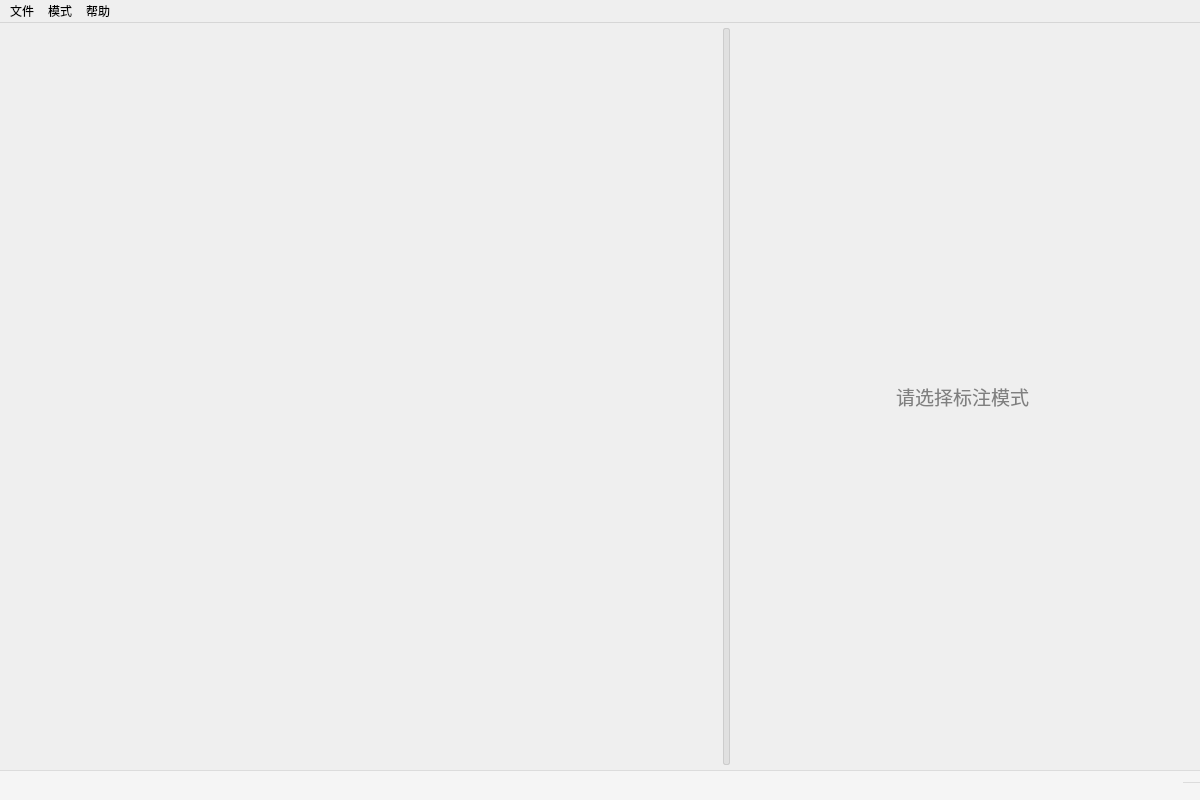
<?xml version="1.0" encoding="UTF-8"?>
<ui version="4.0">
 <class>DatasetMaker</class>
 <widget class="QMainWindow" name="DatasetMaker">
  <property name="geometry">
   <rect>
    <x>0</x>
    <y>0</y>
    <width>1200</width>
    <height>800</height>
   </rect>
  </property>
  <property name="sizePolicy">
   <sizepolicy hsizetype="Expanding" vsizetype="Expanding">
    <horstretch>0</horstretch>
    <verstretch>0</verstretch>
   </sizepolicy>
  </property>
  <property name="windowTitle">
   <string>DatasetMaker</string>
  </property>
  <property name="styleSheet">
   <string notr="true">* {
      font-family: 'Segoe UI', 'Microsoft YaHei', sans-serif;
    }</string>
  </property>
  <widget class="QWidget" name="centralwidget">
   <property name="sizePolicy">
    <sizepolicy hsizetype="Expanding" vsizetype="Expanding">
     <horstretch>0</horstretch>
     <verstretch>0</verstretch>
    </sizepolicy>
   </property>
   <layout class="QHBoxLayout" name="mainLayout">
    <property name="spacing">
     <number>5</number>
    </property>
    <property name="leftMargin">
     <number>5</number>
    </property>
    <property name="topMargin">
     <number>5</number>
    </property>
    <property name="rightMargin">
     <number>5</number>
    </property>
    <property name="bottomMargin">
     <number>5</number>
    </property>
    <item>
     <widget class="QSplitter" name="mainSplitter">
      <property name="sizePolicy">
       <sizepolicy hsizetype="Expanding" vsizetype="Expanding">
        <horstretch>0</horstretch>
        <verstretch>0</verstretch>
       </sizepolicy>
      </property>
      <property name="minimumSize">
       <size>
        <width>800</width>
        <height>600</height>
       </size>
      </property>
      <property name="styleSheet">
       <string notr="true">QSplitter::handle {
    background: #e0e0e0;
    border: 1px solid #cccccc;
    border-radius: 2px;
}</string>
      </property>
      <property name="orientation">
       <enum>Qt::Horizontal</enum>
      </property>
      <property name="handleWidth">
       <number>5</number>
      </property>
      <widget class="leftPart" name="leftContainer" native="true">
       <property name="sizePolicy">
        <sizepolicy hsizetype="Expanding" vsizetype="Expanding">
         <horstretch>7</horstretch>
         <verstretch>0</verstretch>
        </sizepolicy>
       </property>
      </widget>
      <widget class="QStackedWidget" name="rightStack">
       <property name="sizePolicy">
        <sizepolicy hsizetype="Expanding" vsizetype="Expanding">
         <horstretch>3</horstretch>
         <verstretch>0</verstretch>
        </sizepolicy>
       </property>
       <property name="minimumSize">
        <size>
         <width>300</width>
         <height>0</height>
        </size>
       </property>
       <property name="currentIndex">
        <number>0</number>
       </property>
       <widget class="QWidget" name="tipWidget">
        <property name="sizePolicy">
         <sizepolicy hsizetype="Expanding" vsizetype="Expanding">
          <horstretch>0</horstretch>
          <verstretch>0</verstretch>
         </sizepolicy>
        </property>
        <layout class="QVBoxLayout" name="tipLayout">
         <item>
          <spacer name="verticalSpacer">
           <property name="orientation">
            <enum>Qt::Vertical</enum>
           </property>
           <property name="sizeHint" stdset="0">
            <size>
             <width>20</width>
             <height>100</height>
            </size>
           </property>
          </spacer>
         </item>
         <item>
          <widget class="QLabel" name="tip">
           <property name="text">
            <string>&lt;html&gt;&lt;head/&gt;&lt;body&gt;&lt;p align=&quot;center&quot;&gt;&lt;span style=&quot; font-size:14pt; color:#808080;&quot;&gt;请选择标注模式&lt;/span&gt;&lt;/p&gt;&lt;/body&gt;&lt;/html&gt;</string>
           </property>
           <property name="alignment">
            <set>Qt::AlignCenter</set>
           </property>
          </widget>
         </item>
         <item>
          <spacer name="verticalSpacer_2">
           <property name="orientation">
            <enum>Qt::Vertical</enum>
           </property>
           <property name="sizeHint" stdset="0">
            <size>
             <width>20</width>
             <height>100</height>
            </size>
           </property>
          </spacer>
         </item>
        </layout>
       </widget>
       <widget class="cls" name="clsWidget"/>
       <widget class="detection" name="detectionWidget"/>
      </widget>
     </widget>
    </item>
   </layout>
  </widget>
  <widget class="QMenuBar" name="menubar">
   <property name="geometry">
    <rect>
     <x>0</x>
     <y>0</y>
     <width>1200</width>
     <height>28</height>
    </rect>
   </property>
   <widget class="QMenu" name="file">
    <property name="title">
     <string>文件</string>
    </property>
    <widget class="QMenu" name="saveMode">
     <property name="title">
      <string>保存格式</string>
     </property>
     <addaction name="yolo"/>
    </widget>
    <addaction name="openFile"/>
    <addaction name="separator"/>
    <addaction name="saveMode"/>
    <addaction name="separator"/>
    <addaction name="exit"/>
   </widget>
   <widget class="QMenu" name="mode">
    <property name="title">
     <string>模式</string>
    </property>
    <addaction name="clsMode"/>
    <addaction name="separator"/>
    <addaction name="detectionMode"/>
   </widget>
   <widget class="QMenu" name="menuhelp">
    <property name="title">
     <string>帮助</string>
    </property>
    <addaction name="action"/>
   </widget>
   <addaction name="file"/>
   <addaction name="mode"/>
   <addaction name="menuhelp"/>
  </widget>
  <widget class="QStatusBar" name="statusBar">
   <property name="minimumSize">
    <size>
     <width>0</width>
     <height>30</height>
    </size>
   </property>
   <property name="styleSheet">
    <string notr="true">background: #f5f5f5; border-top: 1px solid #dcdcdc;</string>
   </property>
  </widget>
  <action name="openFile">
   <property name="text">
    <string>打开文件</string>
   </property>
  </action>
  <action name="clsMode">
   <property name="text">
    <string>图像分类</string>
   </property>
  </action>
  <action name="detectionMode">
   <property name="text">
    <string>装甲板目标检测</string>
   </property>
  </action>
  <action name="exit">
   <property name="text">
    <string>退出</string>
   </property>
  </action>
  <action name="action">
   <property name="text">
    <string>关于</string>
   </property>
  </action>
  <action name="yolo">
   <property name="text">
    <string>yolo</string>
   </property>
  </action>
  <action name="openLabel">
   <property name="text">
    <string>打开标签文件</string>
   </property>
  </action>
 </widget>
 <customwidgets>
  <customwidget>
   <class>leftPart</class>
   <extends>QWidget</extends>
   <header location="global">leftPart.h</header>
   <container>1</container>
  </customwidget>
  <customwidget>
   <class>cls</class>
   <extends>QWidget</extends>
   <header location="global">cls.h</header>
   <container>1</container>
  </customwidget>
  <customwidget>
   <class>detection</class>
   <extends>QWidget</extends>
   <header location="global">detection.h</header>
   <container>1</container>
  </customwidget>
 </customwidgets>
 <resources/>
 <connections/>
</ui>
